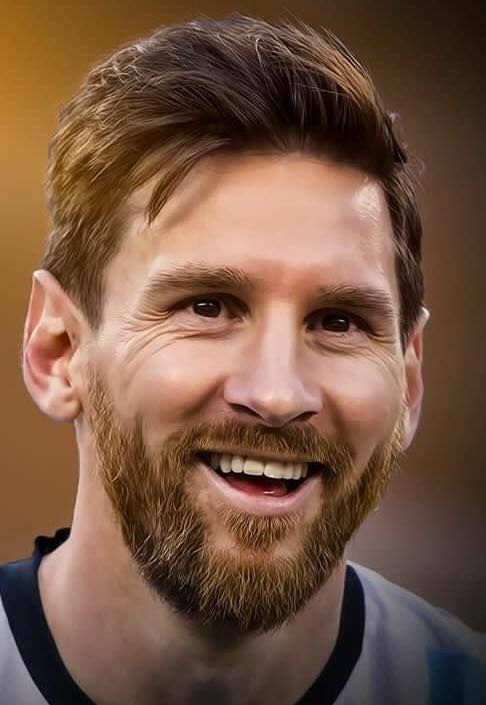
#> input picture test-images/000005.jpg, 486 x 705 px
$ jupyter execute --allow-errors sports-persons-image-classifier.ipynb   (shell and % lines are left out)
#> lines starting #> are read from the running program, lines starting #| are printed output that depends on the picture
[cell 1]
import numpy as np
import cv2
import matplotlib
from matplotlib import pyplot as plt

[cell 2]
img=cv2.imread('./test-images/000005.jpg')
#> img is the input picture: shape (705, 486, 3); mean B, G, R 67.3, 86.6, 119.1
img.shape
#> Out = (705, 486, 3)

[cell 3]
plt.imshow(img)

[cell 4]
#converting the colorful image to the black and white
gray=cv2.cvtColor(img,cv2.COLOR_BGR2GRAY)
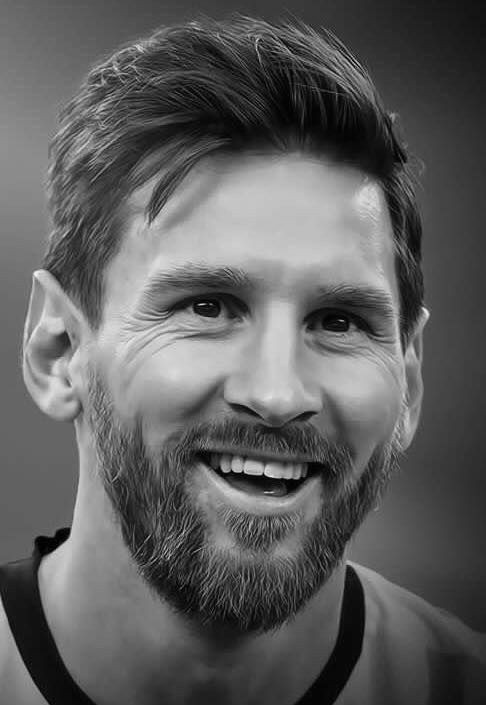
#> gray: shape (705, 486); min 0, max 242, mean 94.1
gray.shape
#> Out = (705, 486)

[cell 5]
plt.imshow(gray)

[cell 6]
gray

[cell 7]
plt.imshow(gray,cmap='gray')

[cell 8]
#detecting the face using the opencv face detection
face_cascade = cv2.CascadeClassifier(cv2.data.haarcascades + 'haarcascade_frontalface_default.xml')
eye_cascade = cv2.CascadeClassifier(cv2.data.haarcascades + 'haarcascade_eye.xml')

faces=face_cascade.detectMultiScale(gray,1.3,5)
#> faces = [[78, 174, 371, 371]]
faces
#> Out = [[78, 174, 371, 371]]

[cell 9]
(x,y,w,h)=faces[0]
#> x = 78; y = 174; w = 371; h = 371
x,y,w,h
#> Out = (78, 174, 371, 371)

[cell 10]
# And you have a face rectangle at (x, y, w, h)
face_img = cv2.rectangle(img, (x, y), (x + w, y + h), (255, 0, 0), 2)

# Convert BGR (OpenCV default) to RGB for matplotlib
img_rgb = cv2.cvtColor(face_img, cv2.COLOR_BGR2RGB)

# Show the image using matplotlib
plt.imshow(img_rgb)

[cell 11]
# Close all OpenCV windows (if any are open)
cv2.destroyAllWindows()

# Loop through all detected faces
for (x, y, w, h) in faces:
    # Draw rectangle around the face (blue box)
    face_img = cv2.rectangle(img, (x, y), (x + w, y + h), (255, 0, 0), 2)

    # Get the region of interest in grayscale for eye detection
    roi_gray = gray[y:y + h, x:x + w]

    # Get the corresponding region in the color image to draw eye rectangles
    roi_color = face_img[y:y + h, x:x + w]

    # Detect eyes within the face region
    eyes = eye_cascade.detectMultiScale(roi_gray)

    # Loop through all detected eyes
    for (ex, ey, ew, eh) in eyes:
        # Draw rectangle around each eye (green box)
        cv2.rectangle(roi_color, (ex, ey), (ex + ew, ey + eh), (0, 255, 0), 2)
#> this loop made 1 pass
#> (x, y, w, h, eyes) on pass 1: (78, 174, 371, 371, [[43, 12, 59, 59], [209, 105, 94, 94], [72, 80, 109, 109]])
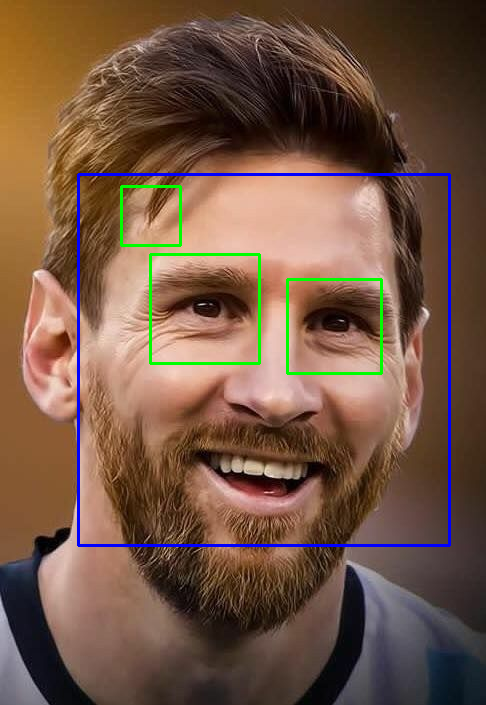
#> img: shape (705, 486, 3); mean B, G, R 68.6, 86.4, 115.6
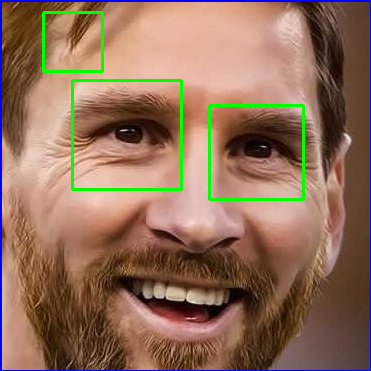
#> roi_color: shape (371, 371, 3); mean B, G, R 90, 111.6, 145.2

# Create a new figure for plotting
plt.figure()

# Show the final image with rectangles using grayscale colormap
plt.imshow(face_img, cmap='gray')

# Display the plot
plt.show()

[cell 12]
plt.imshow(roi_color,cmap='gray')

[cell 13]
def get_cropped_image_if_2_eyes(image_path):
#> called with image_path = './test-images/000005.jpg'
    img = cv2.imread(image_path)
    if img is None:
        return None  # prevents cv2.cvtColor crash

    gray = cv2.cvtColor(img, cv2.COLOR_BGR2GRAY)
    faces = face_cascade.detectMultiScale(gray, 1.3, 5)
#> faces = [[78, 174, 371, 371]]

    for (x, y, w, h) in faces:
        roi_gray = gray[y:y + h, x:x + w]
        roi_color = img[y:y + h, x:x + w]
        eyes = eye_cascade.detectMultiScale(roi_gray)
        if len(eyes) >= 2:
            return roi_color
    return None

[cell 14]
original_image=cv2.imread('./test-images/000005.jpg')
plt.imshow(original_image)

[cell 15]
#function to print the cropped image
def print_cropped_image(cropped_image):
    if cropped_image is not None:
        plt.imshow(cv2.cvtColor(cropped_image, cv2.COLOR_BGR2RGB))
        plt.title("Cropped Face with 2 Eyes")
        plt.axis("off")
        plt.show()
    else:
        print("No valid face with 2 eyes detected in the image.")

[cell 16]
cropped_img = get_cropped_image_if_2_eyes('./test-images/000005.jpg')
print_cropped_image(cropped_img)

[cell 17]
original_image=cv2.imread('./test-images/000013.jpg')
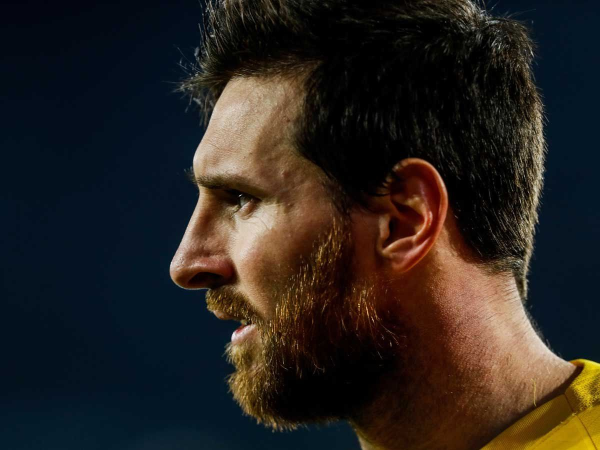
#> input picture test-images/000013.jpg, 1200 x 900 px (shown at 1/2 size)
#> original_image is the input picture: shape (900, 1200, 3); mean B, G, R 31.3, 34.8, 40.1
plt.imshow(original_image)

[cell 18]
cropped_img = get_cropped_image_if_2_eyes('./test-images/000013.jpg')
#> call 2 of get_cropped_image_if_2_eyes, with image_path = './test-images/000013.jpg'
#> in get_cropped_image_if_2_eyes (call 2), `gray = cv2.cvtColor(img, cv2.COLOR_BGR2GRAY)`:
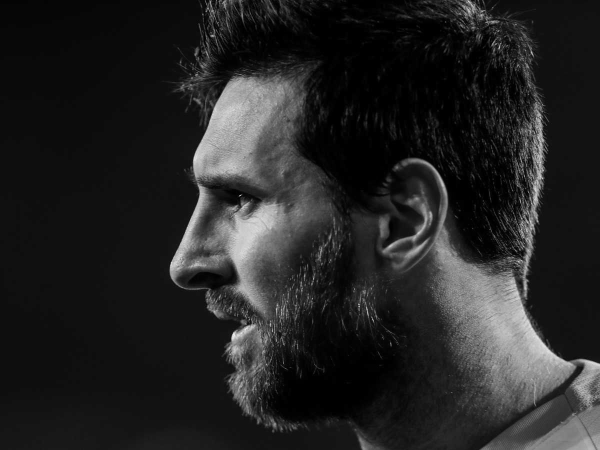
#> gray: shape (900, 1200) (shown at 1/2 size); min 0, max 254, mean 35.9
#> in get_cropped_image_if_2_eyes (call 2), `faces = face_cascade.detectMultiScale(gray, 1.3, 5)`: faces = ()
print_cropped_image(cropped_img)

[cell 19]
path_to_data="./sports_persons_dataset"
path_to_cr_data="../sports_persons_dataset/cropped"

[cell 20]
import os
img_dirs=[]
for entry in os.scandir(path_to_data):#it will go through the subdirectory
    if entry.is_dir():
        img_dirs.append(entry.path)

[cell 21]
img_dirs

[cell 22]
import os
import shutil

path_to_cr_data = 'sports_persons_dataset/cropped'  # Relative to current script location
print("Creating folder at:", path_to_cr_data)

# Ensure parent directories exist
os.makedirs(os.path.dirname(path_to_cr_data), exist_ok=True)

# Remove existing cropped folder if it exists
if os.path.exists(path_to_cr_data):
    shutil.rmtree(path_to_cr_data)

# Create the cropped folder
os.makedirs(path_to_cr_data, exist_ok=True)  # This creates the folder safely

[cell 23]
celebrity_file_name_dict = {}
cropped_img_dirs = []

for img_dir in img_dirs:
    if "cropped" in img_dir.lower():
        continue
    count = 1
    celebrity_name = os.path.basename(img_dir)  # handles any OS path separator

    print("Processing:", celebrity_name)

    for entry in os.scandir(img_dir):
        roi_color = get_cropped_image_if_2_eyes(entry.path)
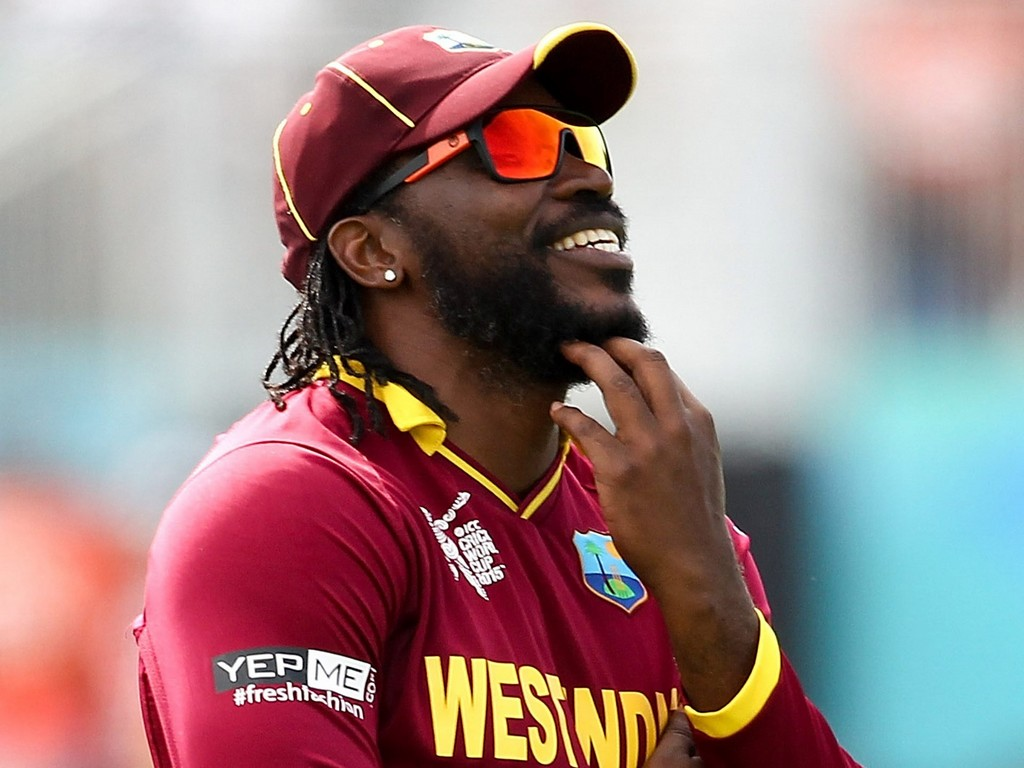
#> input picture sports_persons_dataset/chris_gayle/000001.jpg, 1024 x 768 px
#> in get_cropped_image_if_2_eyes, img is the input picture: shape (768, 1024, 3); mean B, G, R 133.5, 134.2, 158.3
#> in get_cropped_image_if_2_eyes (call 3), `gray = cv2.cvtColor(img, cv2.COLOR_BGR2GRAY)`:
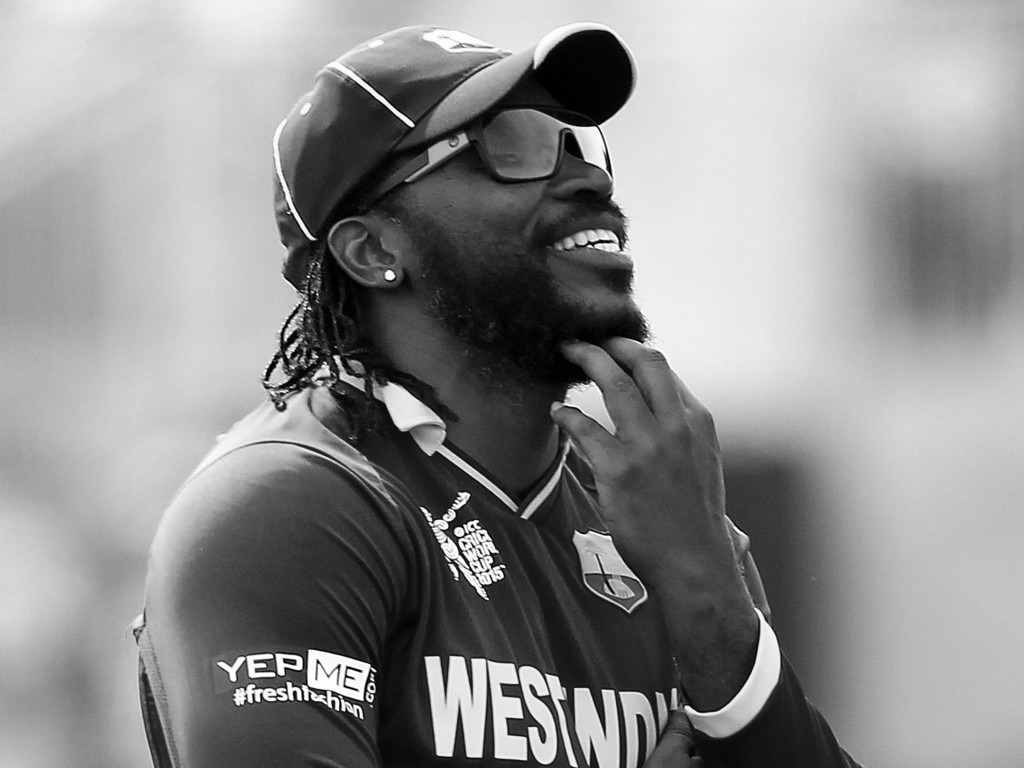
#> gray: shape (768, 1024); min 0, max 255, mean 141.3
        if roi_color is not None:
            cropped_folder = os.path.join(path_to_cr_data, celebrity_name)

            if not os.path.exists(cropped_folder):
                os.makedirs(cropped_folder)
                print("Generating the folder:", cropped_folder)
                cropped_img_dirs.append(cropped_folder)

            cropped_file_name = f"{celebrity_name}_{count}.png"
            cropped_file_path = os.path.join(cropped_folder, cropped_file_name)

            cv2.imwrite(cropped_file_path, roi_color)

            if celebrity_name not in celebrity_file_name_dict:
                celebrity_file_name_dict[celebrity_name] = []

            celebrity_file_name_dict[celebrity_name].append(cropped_file_path)
            count += 1

[cell 24]
import numpy as np
import pywt
import cv2
import matplotlib.pyplot as plt

#stackover flow and modifed also by GPT

def w2d(img, mode='haar', level=1):
    # Convert to grayscale
#> called with mode = 'db1', level = 5
    img_gray = cv2.cvtColor(img, cv2.COLOR_RGB2GRAY)

    # Convert to float and normalize
    img_gray = np.float32(img_gray)
    img_gray /= 255.0

    # Compute wavelet coefficients (ensure the correct wavelet argument)
    coeffs = pywt.wavedec2(img_gray, wavelet=mode, level=level)

    # Zero out the approximation coefficients (keep only detail coefficients)
    coeffs_H = list(coeffs)
    coeffs_H[0] *= 0

    # Reconstruct the image using only detail coefficients
    img_reconstructed = pywt.waverec2(coeffs_H, wavelet=mode)
    img_reconstructed *= 255
    img_reconstructed = np.uint8(np.clip(img_reconstructed, 0, 255))

    return img_reconstructed

cropped_img = get_cropped_image_if_2_eyes('./test-images/000005.jpg')
im_har = w2d(cropped_img, mode='db1', level=5)

plt.imshow(im_har, cmap='gray')

[cell 25]
class_dict={}
count=0
for celebrity_name in celebrity_file_name_dict.keys():
    class_dict[celebrity_name]=count
    count=count+1
class_dict

[cell 26]
X = []
y = []

# Iterate over celebrity names and their training files
for celebrity_name, training_files in celebrity_file_name_dict.items():
    for training_image in training_files:
        img = cv2.imread(training_image)
#> img: shape (676, 676, 3)
        if img is None:
            continue

        # Resize raw image to (32, 32) for consistency
        scalled_raw_img = cv2.resize(img, (32, 32))

        # Apply wavelet transformation and resize to (32, 32) if needed
        im_har = w2d(img, mode='db1', level=5)
#> call 2 of w2d, with mode = 'db1', level = 5
#> in w2d (call 2), `img_gray = cv2.cvtColor(img, cv2.COLOR_RGB2GRAY)`:
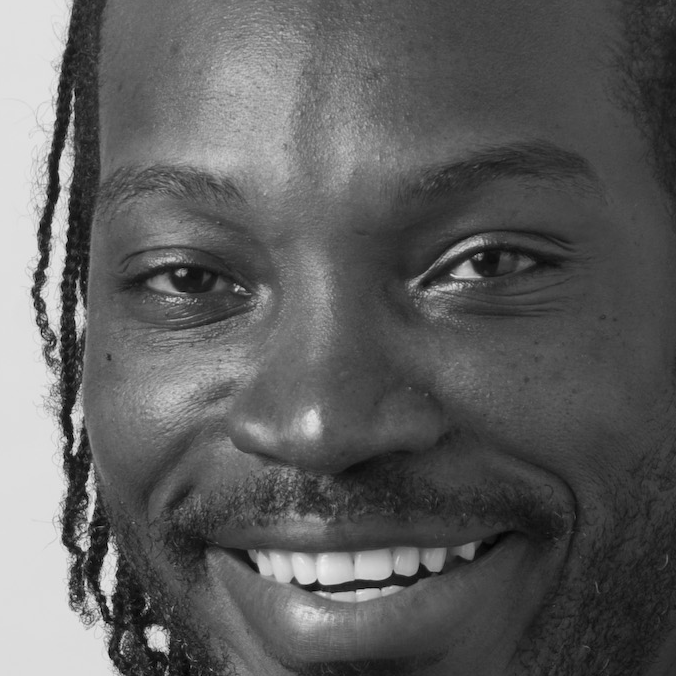
#> img_gray: shape (676, 676); min 0, max 236, mean 94.9
#> in w2d (call 2), `img_reconstructed = pywt.waverec2(coeffs_H, wavelet=mode)`:
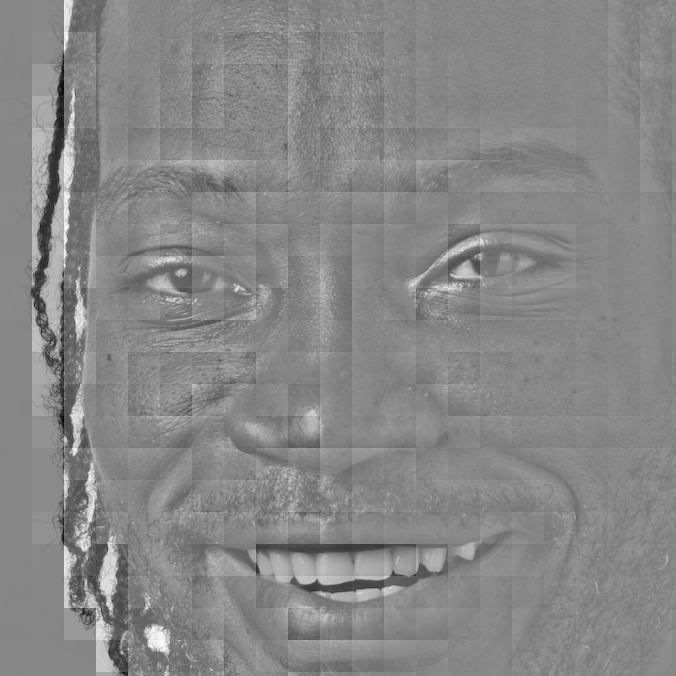
#> img_reconstructed: shape (676, 676) float32; min -0.726, max 0.642, mean 1e-10; drawn with min black and max white
        scalled_img_har = cv2.resize(im_har, (32, 32))  # Resize wavelet image
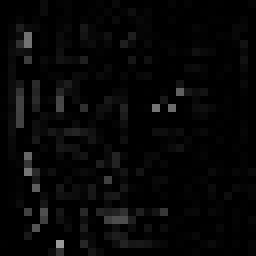
#> scalled_img_har: shape (32, 32) (shown 8 times larger); min 0, max 153, mean 6.5

        # Flatten both images and combine them
        scalled_raw_img = scalled_raw_img.reshape(32*32*3, 1)  # Shape: (3072, 1)
        scalled_img_har = scalled_img_har.reshape(32*32, 1)    # Shape: (1024, 1)

        # Stack the images vertically
        combined_img = np.vstack((scalled_raw_img, scalled_img_har))  # Shape: (4096, 1)

        # Append to the dataset
        X.append(combined_img)
        y.append(class_dict[celebrity_name])

[cell 27]
len(X[0])

[cell 28]
X[0]

[cell 29]
X=np.array(X).reshape(len(X),4096).astype(float)
X.shape
#> Out = (1, 4096)
